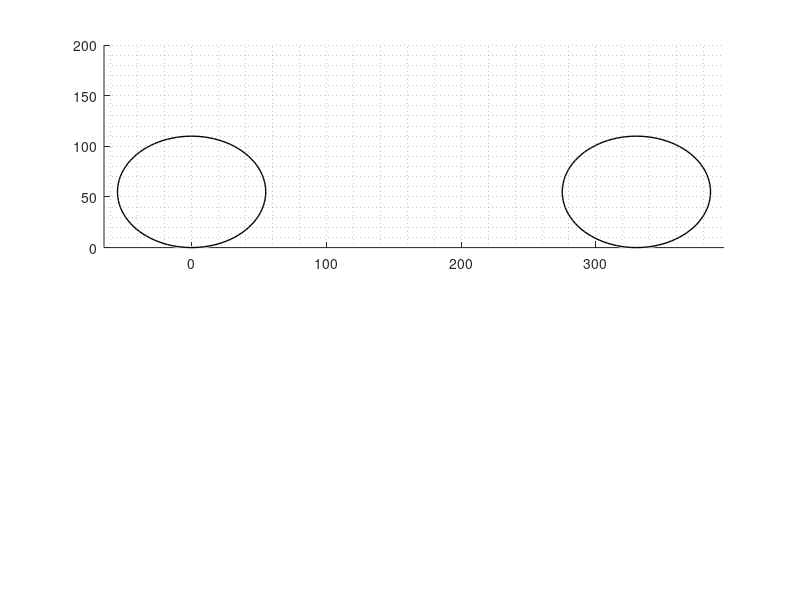

This figure's MATLAB source: (Note: this script raises an error after producing the figure.)
%% Center of Gravaty estimation
clc;
clear;
close all;

%% Save Plots
savePlots = false;

%% Data 
%               VL    VR    HL    HR
wheel_force = [ 406 , 428 , 705 , 660 ;
                404 , 429 , 708 , 656 ;
                404 , 432 , 711 , 654 ;
                399 , 432 , 712 , 654 ;
                402 , 428 , 708 , 657 ;] / 1000 * 9.81;

l_RL = 250 / 1000; % Wheel track (m)
l_VH = 330 / 1000; % Wheel base  (m)

d_wheel = 110; % Wheel diameter (mm)

%% 
%                       FV = VL + VR                          FH = HL + HR            
axel_force = [ wheel_force(:,1) + wheel_force(:,1) , wheel_force(:,3) + wheel_force(:,4) ];
%                       FL = VL + HL                          FR = VR + HL
side_force = [ wheel_force(:,1) + wheel_force(:,3) , wheel_force(:,2) + wheel_force(:,4) ];

F_G = axel_force(:,1) + axel_force(:,2);

% x Coordinate
l_SH = ((axel_force(:,1) * l_VH) ./  F_G) * 1000;   % Distance in (mm)
l_SV = l_VH * 1000 - l_SH;                          % Distance in (mm)

% y Coordinate
l_SL = ((side_force(:,2) * l_RL) ./ F_G) * 1000;    % Distance in (mm)
l_SR = l_RL * 1000 - l_SL;                          % Distance in (mm)

% z Coordinate




figure()
subplot(2,1,1)
hold on
viscircles([0 (d_wheel/2)], d_wheel/2, 'Color', 'k', 'LineWidth', 1); % Front wheel 
viscircles([l_VH*1000 d_wheel/2], d_wheel/2, 'Color', 'k', 'LineWidth', 1); % Rear wheel


grid minor

axis([-(d_wheel/2+10) , l_VH*1000+d_wheel/2+10 , 0 , 200 ])

subplot()
